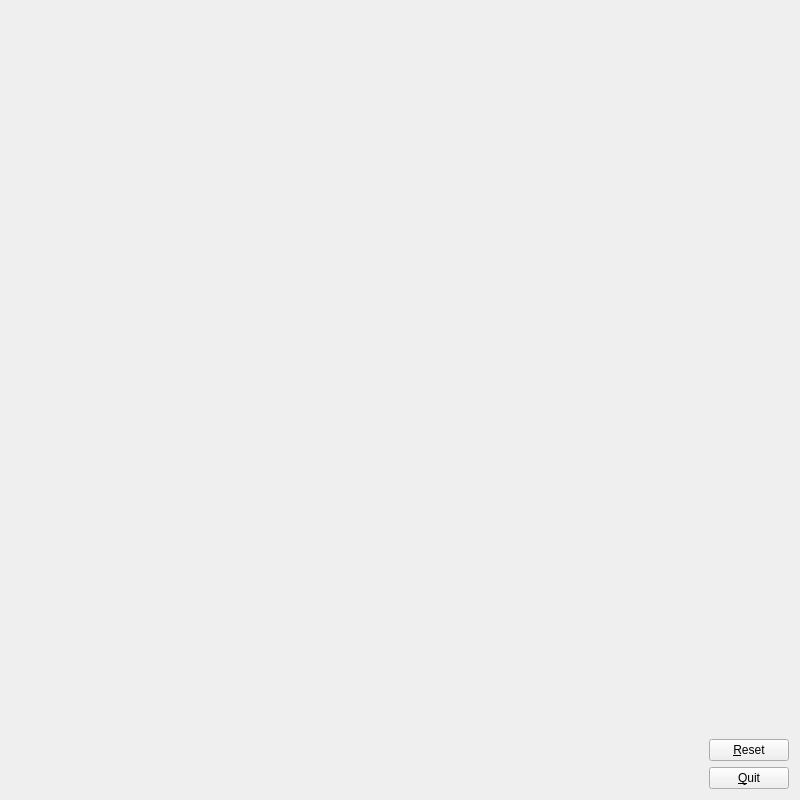
<?xml version="1.0" encoding="UTF-8"?>
<ui version="4.0">
 <class>MainWindow</class>
 <widget class="QMainWindow" name="MainWindow">
  <property name="geometry">
   <rect>
    <x>0</x>
    <y>0</y>
    <width>800</width>
    <height>800</height>
   </rect>
  </property>
  <property name="windowTitle">
   <string>Pacman Project</string>
  </property>
  <widget class="QWidget" name="widget">
   <layout class="QHBoxLayout" name="horizontalLayout">
    <item>
     <widget class="GLWidget" name="widget_2" native="true">
      <property name="sizePolicy">
       <sizepolicy hsizetype="Expanding" vsizetype="Preferred">
        <horstretch>0</horstretch>
        <verstretch>0</verstretch>
       </sizepolicy>
      </property>
      <zorder></zorder>
     </widget>
    </item>
    <item>
     <layout class="QVBoxLayout" name="verticalLayout">
      <item>
       <spacer name="verticalSpacer">
        <property name="orientation">
         <enum>Qt::Vertical</enum>
        </property>
        <property name="sizeHint" stdset="0">
         <size>
          <width>20</width>
          <height>40</height>
         </size>
        </property>
       </spacer>
      </item>
      <item>
       <widget class="QPushButton" name="pushButton">
        <property name="text">
         <string>&amp;Reset</string>
        </property>
       </widget>
      </item>
      <item>
       <widget class="QPushButton" name="pushButton_2">
        <property name="text">
         <string>&amp;Quit</string>
        </property>
       </widget>
      </item>
     </layout>
    </item>
   </layout>
  </widget>
 </widget>
 <layoutdefault spacing="6" margin="11"/>
 <customwidgets>
  <customwidget>
   <class>GLWidget</class>
   <extends>QWidget</extends>
   <header>glwidget.h</header>
   <container>1</container>
  </customwidget>
 </customwidgets>
 <resources/>
 <connections>
  <connection>
   <sender>pushButton_2</sender>
   <signal>clicked()</signal>
   <receiver>MainWindow</receiver>
   <slot>close()</slot>
   <hints>
    <hint type="sourcelabel">
     <x>756</x>
     <y>774</y>
    </hint>
    <hint type="destinationlabel">
     <x>789</x>
     <y>463</y>
    </hint>
   </hints>
  </connection>
 </connections>
</ui>
